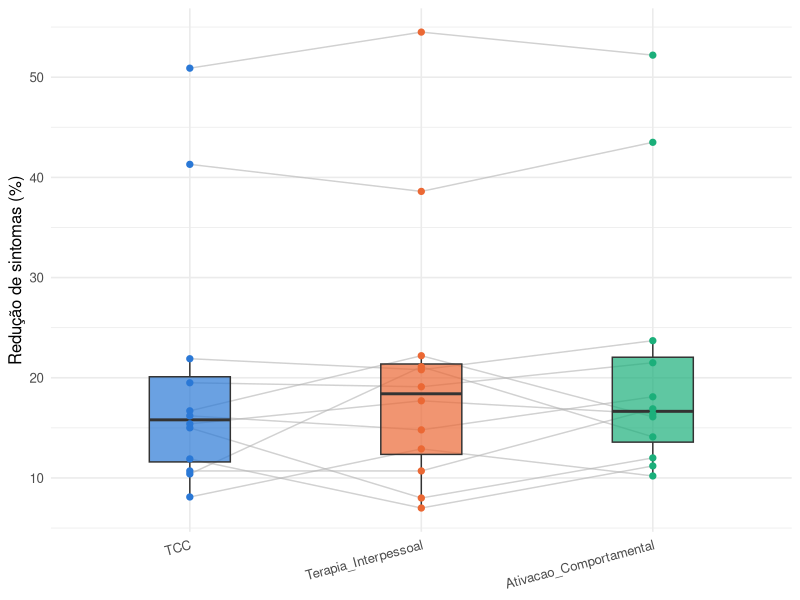
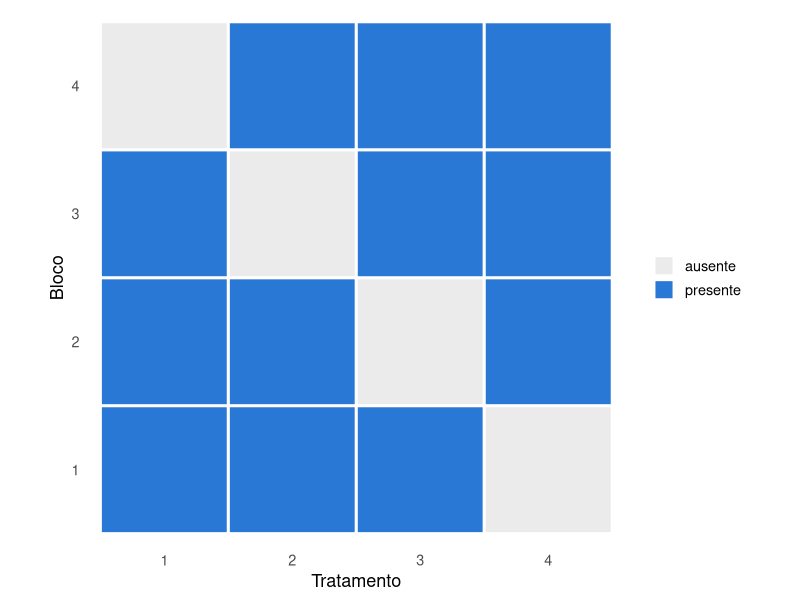

These figures' R source, in order:
## ---- chunk 1
options(html.tag.transform.rmarkdown = TRUE)
knitr::opts_chunk$set(echo = TRUE, warning = FALSE, message = FALSE, fig.retina = 2)
suppressPackageStartupMessages({
  library(tidyverse)
  library(kableExtra)
  library(broom)
})
## ---- chunk 2
set.seed(2026)
n_pac <- 12
tecnicas <- c("TCC", "Terapia_Interpessoal", "Ativacao_Comportamental")
efeito_pac <- rexp(n_pac, rate = 1 / 8)
efeito_tec <- c(TCC = 2, Terapia_Interpessoal = 0, Ativacao_Comportamental = 4)

dados_terapia <- expand_grid(paciente = 1:n_pac, tecnica = tecnicas) %>%
  mutate(
    tecnica = factor(tecnica, levels = tecnicas),
    reducao = round(5 + efeito_pac[paciente] + efeito_tec[as.character(tecnica)] +
                     rexp(n(), rate = 1 / 2), 1)
  )

mat <- dados_terapia %>%
  pivot_wider(names_from = tecnica, values_from = reducao) %>%
  select(-paciente) %>% as.matrix()

friedman.test(mat)
## ---- chunk 3
ranks <- t(apply(mat, 1, rank))
tibble(Técnica = colnames(mat), `Soma de postos` = colSums(ranks)) %>%
  kable(format = "html") %>% kable_styling(font_size = 20, full_width = FALSE)
## ---- chunk 4
pal_blocos <- c("#2a78d6", "#eb6834", "#1baf7a")
ggplot(dados_terapia, aes(x = tecnica, y = reducao)) +
  geom_line(aes(group = paciente), color = "grey70", alpha = 0.6) +
  geom_boxplot(aes(fill = tecnica), width = 0.35, alpha = 0.7, outlier.shape = NA) +
  geom_point(aes(color = tecnica), size = 1.8) +
  scale_fill_manual(values = pal_blocos, guide = "none") +
  scale_color_manual(values = pal_blocos, guide = "none") +
  labs(x = NULL, y = "Redução de sintomas (%)") +
  theme_minimal(base_size = 12) +
  theme(axis.text.x = element_text(angle = 15, hjust = 1))
## ---- chunk 5
tribble(
  ~Bloco, ~Tratamentos,
  1, "1, 2, 3",
  2, "1, 2, 4",
  3, "1, 3, 4",
  4, "2, 3, 4"
) %>%
  kable(format = "html") %>% kable_styling(font_size = 20, full_width = FALSE)
## ---- chunk 6
incidencia <- tribble(
  ~Bloco, ~Tratamento, ~presente,
  1,1,1, 1,2,1, 1,3,1, 1,4,0,
  2,1,1, 2,2,1, 2,3,0, 2,4,1,
  3,1,1, 3,2,0, 3,3,1, 3,4,1,
  4,1,0, 4,2,1, 4,3,1, 4,4,1
) %>% mutate(Bloco = factor(Bloco), Tratamento = factor(Tratamento))

ggplot(incidencia, aes(x = Tratamento, y = Bloco, fill = factor(presente))) +
  geom_tile(color = "white", linewidth = 1) +
  scale_fill_manual(values = c("0"="grey92","1"="#2a78d6"), labels=c("ausente","presente"), name=NULL) +
  coord_fixed() + theme_minimal(base_size = 13) + theme(panel.grid = element_blank())
## ---- chunk 7
set.seed(10)                       # notas sensoriais simuladas para o painel
blocos <- list(c(1,2,3), c(1,2,4), c(1,3,4), c(2,3,4))
cafe <- map_dfr(seq_along(blocos), ~ tibble(bloco = factor(.x),
                                            trat  = factor(blocos[[.x]]))) %>%
  mutate(nota = round(6 + as.numeric(as.character(trat)) * 0.4 +
                        as.numeric(bloco) * 0.25 + rnorm(n(), 0, 0.4), 2))
t_ <- 4; b_ <- 4; k <- 3; r <- 3; lambda <- 2
## ---- chunk 8
Ti <- tapply(cafe$nota, cafe$trat, sum); Bj <- tapply(cafe$nota, cafe$bloco, sum)
Q  <- sapply(levels(cafe$trat), function(i) {
  bls <- cafe$bloco[cafe$trat == i]
  Ti[i] - sum(Bj[as.character(bls)]) / k
})
SQ_aj <- k * sum(Q^2) / (lambda * t_)
c(soma_Q = sum(Q), SQ_ajustada = SQ_aj,
  SQ_do_aov = anova(aov(nota ~ bloco + trat, data = cafe))["trat", "Sum Sq"])
## ---- chunk 9
QME <- anova(aov(nota ~ bloco + trat,
                 data = cafe))["Residuals", "Mean Sq"]
c(var_contraste = 2 * k * QME / (lambda * t_),
  eficiencia    = lambda * t_ / (r * k))
## ---- chunk 10
# friedman.test() espera uma matriz: linhas = blocos, colunas = tratamentos
class(mat)
dim(mat)  # 12 pacientes x 3 técnicas

ft <- friedman.test(mat)
broom::tidy(ft)
## ---- chunk 11
# checagem manual da estatística, a partir das somas de postos
b <- nrow(mat); t <- ncol(mat)
R <- colSums(t(apply(mat, 1, rank)))
Fr <- (12 / (b * t * (t + 1))) * sum(R^2) - 3 * b * (t + 1)
round(Fr, 3)  # deve bater com o valor de friedman.test()
## ---- chunk 12
t <- 4; b <- 4; k <- 3; r <- 3; lambda <- 2
c(bk = b * k, tr = t * r)                    # devem ser iguais
c(lambda_t1 = lambda * (t - 1), r_k1 = r * (k - 1))  # devem ser iguais
